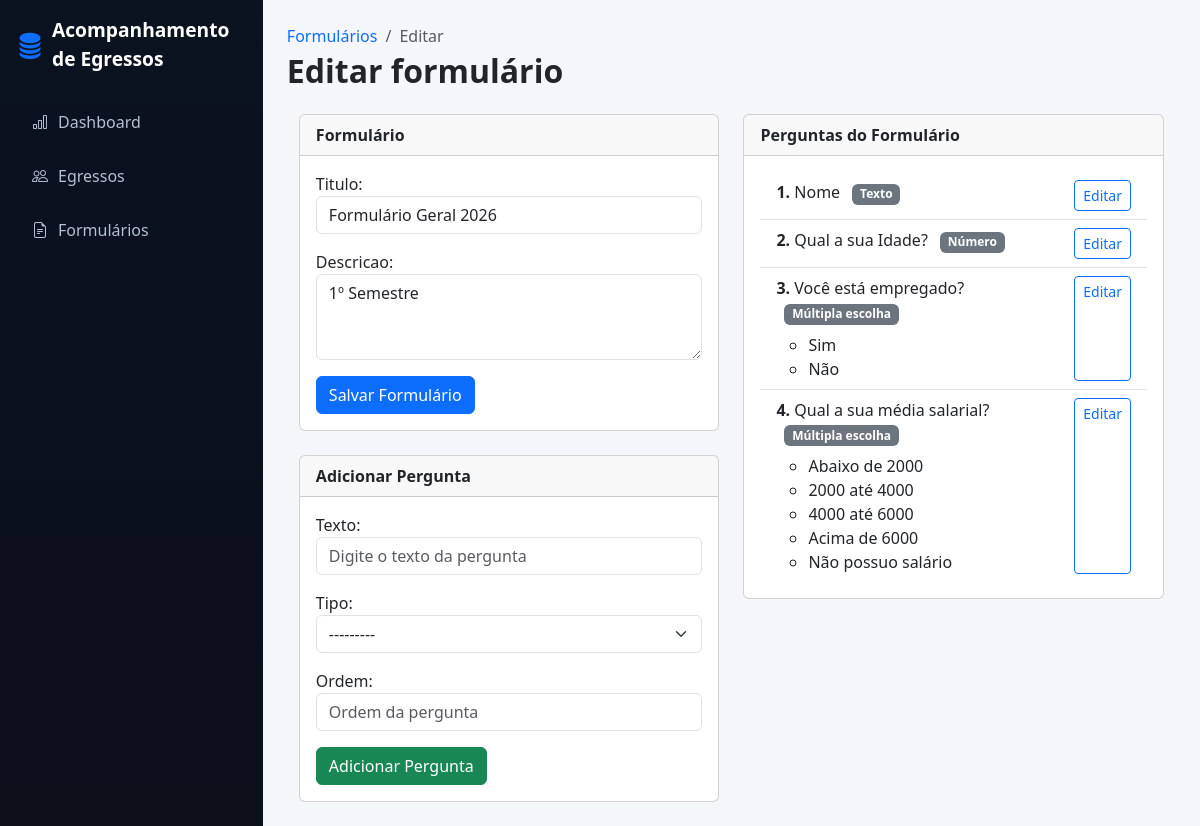
The page /formularios/17/editar_formulario/ on the database its author committed.
### apps/formularios/models.py (models this page shows, shortened)
class Formulario(models.Model):
    titulo = models.CharField(max_length=200)
    descricao = models.TextField(blank=True)
    criado_em = models.DateTimeField(auto_now_add=True)

class Pergunta(models.Model):
    TIPO_TEXTO = 'texto'
    TIPO_NUMERO = 'numero'
    TIPO_ESCOLHA = 'escolha'
    TIPO_BOOLEANO = 'booleano'
    TIPOS = [
        (TIPO_TEXTO, 'Texto'),
        (TIPO_NUMERO, 'Número'),
        (TIPO_ESCOLHA, 'Múltipla escolha'),
        (TIPO_BOOLEANO, 'Sim / Não'),
    ]
    formulario = models.ForeignKey(Formulario, on_delete=models.CASCADE, related_name='perguntas')
    texto = models.CharField(max_length=300)
    tipo = models.CharField(max_length=20, choices=TIPOS)
    obrigatoria = models.BooleanField(default=True)
    ordem = models.PositiveIntegerField()
    class Meta:
        ordering = ['ordem']

class Opcao(models.Model):
    pergunta = models.ForeignKey(Pergunta, on_delete=models.CASCADE, related_name='opcoes')
    texto = models.CharField(max_length=200)

### apps/formularios/views.py (the view, shortened to what this page needs)
# urls.py: path('<int:formulario_id>/editar_formulario/', views.editar_formulario, name='editar_formulario'),
def editar_formulario(request, formulario_id):
    formulario = get_object_or_404(Formulario, id=formulario_id)
    form_formulario = FormularioForm(instance=formulario)
    form_pergunta = PerguntaForm()
    perguntas = formulario.perguntas.all()
    return render(request, 'formularios/editar_formulario.html', {
        'formulario': formulario,
        'form_formulario': form_formulario,
        'form_pergunta': form_pergunta,
        'perguntas': perguntas,
    })

### apps/formularios/forms.py
class FormularioForm(forms.ModelForm):
    class Meta:
        model = Formulario
        fields = ['titulo', 'descricao']
        widgets = {
            'titulo': forms.TextInput(attrs={
                'class': 'form-control',
                'placeholder': 'Título do formulário'
            }),
            'descricao': forms.Textarea(attrs={
                'class': 'form-control',
                'placeholder': 'Descrição do formulário',
                'rows': 3
            }),
        }

class PerguntaForm(forms.ModelForm):
    class Meta:
        model = Pergunta
        fields = ['texto', 'tipo', 'ordem']
        widgets = {
            'texto': forms.TextInput(attrs={
                'class': 'form-control',
                'placeholder': 'Digite o texto da pergunta'
            }),
            'tipo': forms.Select(attrs={
                'class': 'form-select'
            }),
            'ordem': forms.NumberInput(attrs={
                'class': 'form-control',
                'placeholder': 'Ordem da pergunta'
            }),
        }

### apps/formularios/templates/formularios/editar_formulario.html (shortened to what this page needs)
{% extends 'base.html' %}
{% block content %}
<div>
    <nav aria-label="breadcrumb">
        <ol class="breadcrumb mb-1">
            <li class="breadcrumb-item"><a href="{% url 'formularios:listar_formularios' %}" class="text-decoration-none">Formulários</a></li>
            <li class="breadcrumb-item active">Editar</li>
        </ol>
    </nav>
    <h2 class="fw-bold mb-0">Editar formulário</h2>
</div>
<div class="container-fluid mt-4">
    <div class="row">
        <div class="col-md-6">
            <div class="card mb-4">
                <div class="card-header fw-bold">
                    Formulário
                </div>
                <div class="card-body">
                    <form method="post">
                        {{ form_formulario.as_p }}
                        <button type="submit"
                                name="salvar_formulario"
                                class="btn btn-primary">
                            Salvar Formulário
                        </button>
                    </form>
                </div>
            </div>
            <div class="card">
                <div class="card-header fw-bold">
                    Adicionar Pergunta
                </div>
                <div class="card-body">
                    <form method="post">
                        {{ form_pergunta.as_p }}
                        <div class="mt-3">
                            <button type="submit"
                                    name="salvar_pergunta"
                                    class="btn btn-success">
                                Adicionar Pergunta
                            </button>
                        </div>
                    </form>
                </div>
            </div>
        </div>
        <div class="col-md-6">
            <div class="card">
                <div class="card-header fw-bold">
                    Perguntas do Formulário
                </div>
                <div class="card-body">
                    {% if perguntas %}
                        <ul class="list-group list-group-flush">
                            {% for pergunta in perguntas %}
                                <li class="list-group-item">
                                    <div class="d-flex justify-content-between">
                                        <div>
                                            <strong>{{ pergunta.ordem }}.</strong>
                                            {{ pergunta.texto }}
                                            <span class="badge bg-secondary ms-2">
                                                {{ pergunta.get_tipo_display }}
                                            </span>
                                            {% if pergunta.tipo == 'escolha' %}
                                                <ul class="mt-2">
                                                    {% for opcao in pergunta.opcoes.all %}
                                                        <li>{{ opcao.texto }}</li>
                                                    {% endfor %}
                                                </ul>
                                            {% endif %}
                                        </div>
                                        <a href="{% url 'formularios:editar_pergunta' pergunta_id=pergunta.id %}"
                                           class="btn btn-sm btn-outline-primary">
                                            Editar
                                        </a>
                                    </div>
                                </li>
                            {% endfor %}
                        </ul>
                    {% else %}
                        <p class="text-muted">Nenhuma pergunta cadastrada.</p>
                    {% endif %}
                </div>
            </div>
        </div>
    </div>
</div>
{% endblock %}

### apps/core/templates/base.html (style rules this page uses)
body { min-height: 100vh; background-color: #f5f6fa; }
.breadcrumb-item + .breadcrumb-item::before { content: "/" !important; }

### rows shown on the page
Formulario: titulo "Formulário Geral 2026", descricao "1º Semestre"
Pergunta: ordem "1", texto "Nome", tipo "Texto"
Pergunta: ordem "2", texto "Qual a sua Idade?", tipo "Número"
Pergunta: ordem "3", texto "Você está empregado?", tipo "Múltipla escolha"
Opcao: texto "Sim"
Opcao: texto "Não"
Pergunta: ordem "4", texto "Qual a sua média salarial?", tipo "Múltipla escolha"
Opcao: texto "Abaixo de 2000"
Opcao: texto "2000 até 4000"
Opcao: texto "4000 até 6000"
Opcao: texto "Acima de 6000"
Opcao: texto "Não possuo salário"
